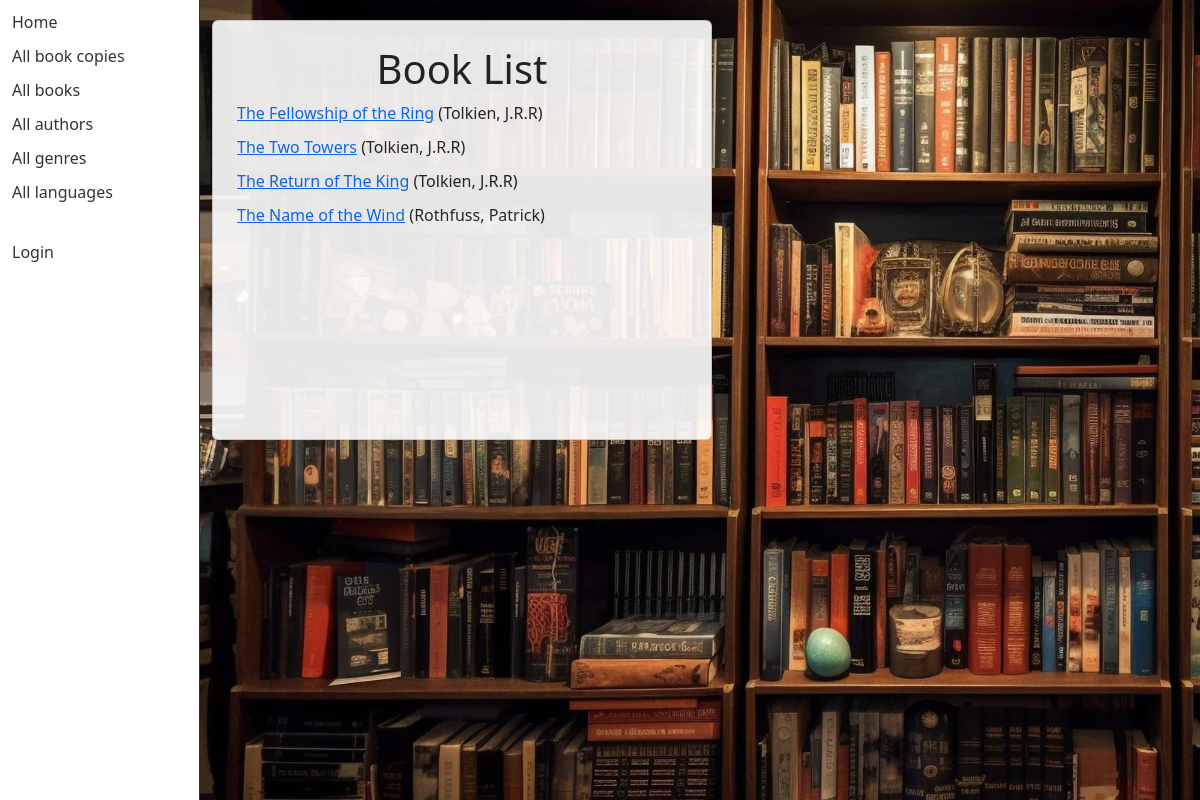
/catalog/books/, run on the app's committed database.
### catalog/models.py (models this page shows, shortened)
class Book(models.Model):
    title = models.CharField(max_length=200)
    author = models.ForeignKey('Author', on_delete=models.RESTRICT, null=True)
    language = models.ForeignKey('Language', on_delete=models.SET_NULL, null=True)
    summary = models.TextField(
        max_length=1000, help_text="Enter a brief description of the book")
    isbn = models.CharField('ISBN', max_length=13,
                            unique=True,
                            help_text='13 Character <a href="https://www.isbn-international.org/content/what-isbn'
                                      '">ISBN number</a>')
    genre = models.ManyToManyField(
        Genre, help_text="Select a genre for this book")
    def get_absolute_url(self):
        return reverse('book-detail', args=[str(self.id)])

class Author(models.Model):
    first_name = models.CharField(max_length=100)
    last_name = models.CharField(max_length=100)
    date_of_birth = models.DateField(null=True, blank=True)
    date_of_death = models.DateField('died', null=True, blank=True)
    class Meta:
        ordering = ['last_name', 'first_name']
    def __str__(self):
        return f'{self.last_name}, {self.first_name}'

### catalog/views.py (the view)
# urls.py: path('books/', views.BookListView.as_view(), name='books'),
class BookListView(generic.ListView):
    model = Book
    paginate_by = 10

### catalog/templates/catalog/book_list.html
{% extends "base_generic.html" %}
{% block content %}
    <h1>Book List</h1>
    {% if book_list %}
    <ul>
      {% for book in book_list %}
      <li>
        <a href="{{ book.get_absolute_url }}">{{ book.title }}</a> ({{book.author}})
      </li>
      {% endfor %}
    </ul>
    {% else %}
      <p>There are no books in the library.</p>
    {% endif %}
{% endblock %}

### catalog/static/css/styles.css (style rules this page uses)
h1, h2, p { text-align: center; }
ul { list-style: none; padding: 0; }
li { margin-bottom: 10px; }

### data on the page
Book: title "The Fellowship of the Ring", author "Tolkien, J.R.R"
Book: title "The Two Towers", author "Tolkien, J.R.R"
Book: title "The Return of The King", author "Tolkien, J.R.R"
Book: title "The Name of the Wind", author "Rothfuss, Patrick"
